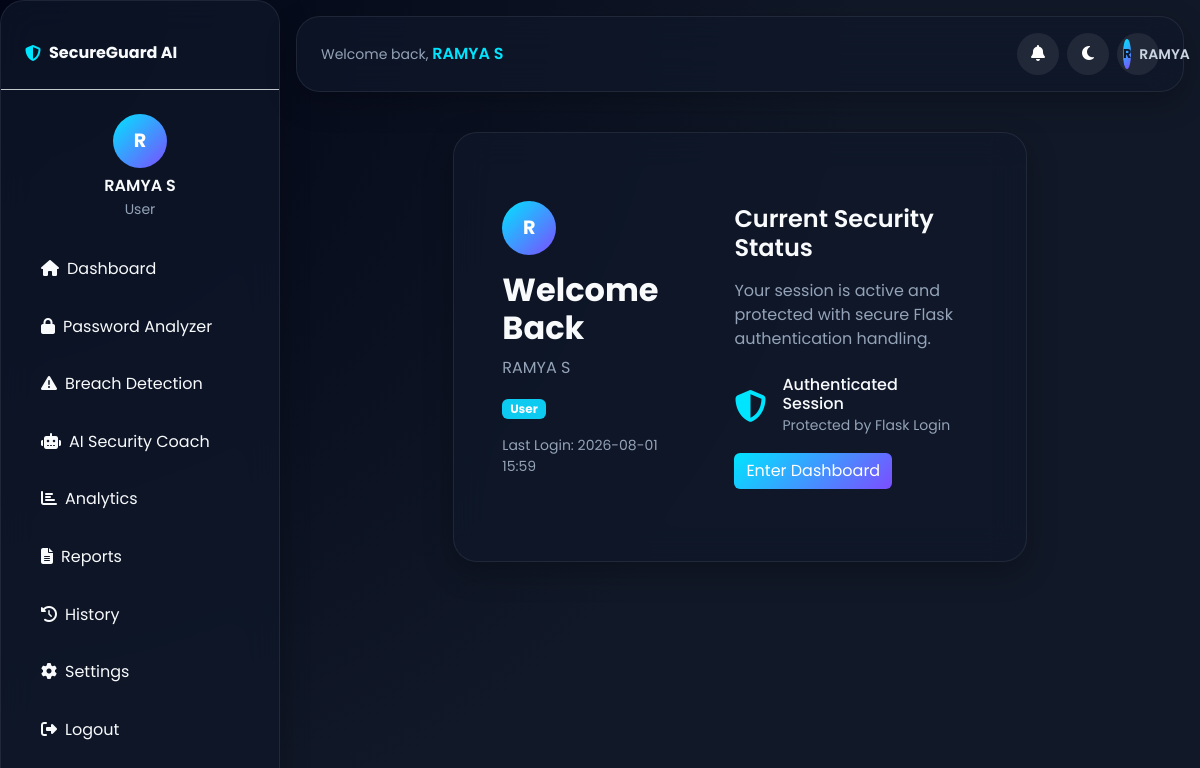
/welcome (signed in), run on the app's committed database.
### models.py (models this page shows, shortened)
class User(db.Model, UserMixin):
    __tablename__ = "users"
    id = db.Column(db.Integer, primary_key=True)
    full_name = db.Column(db.String(80), nullable=False)
    email = db.Column(db.String(120), unique=True, nullable=False)
    password_hash = db.Column(db.String(255), nullable=False)
    avatar = db.Column(db.String(255), default="")
    role = db.Column(db.String(40), default="user")
    created_at = db.Column(db.DateTime, default=datetime.utcnow, nullable=False)
    last_login = db.Column(db.DateTime, default=None)
    is_active = db.Column(db.Boolean, default=True, nullable=False)
    analyses = db.relationship(
        "PasswordAnalysis", backref="user", lazy="dynamic", cascade="all, delete-orphan"
    )

### auth.py (the view)
@auth_bp.route("/welcome")
@login_required
def welcome():
    return render_template("welcome.html")

### app.py (called while the page is built)
@login_manager.user_loader
def load_user(user_id: str):
    return User.query.get(int(user_id))

### templates/welcome.html (shortened to what this page needs)
{% extends "base.html" %}
{% block content %}
<div class="container-fluid px-4 py-4">
  <div class="row justify-content-center">
    <div class="col-xl-8">
      <div class="glass-card p-4 p-md-5 welcome-card">
        <div class="row g-4 align-items-center">
          <div class="col-lg-5 text-center text-lg-start">
            <div class="avatar-circle welcome-avatar mb-3">
              {{ current_user.full_name[0].upper() if current_user.full_name else 'U' }}
            </div>
            <h2 class="fw-bold mb-2">Welcome Back</h2>
            <p class="text-muted mb-3">{{ current_user.full_name }}</p>
            <div class="badge bg-info text-dark mb-3">{{ current_user.role.title() }}</div>
            <p class="small text-muted">Last Login: {{ current_user.last_login.strftime('%Y-%m-%d %H:%M') if current_user.last_login else 'Just now' }}</p>
          </div>
          <div class="col-lg-7">
            <div class="welcome-panel p-4 rounded-4">
              <h4 class="fw-semibold mb-3">Current Security Status</h4>
              <p class="text-muted mb-4">Your session is active and protected with secure Flask authentication handling.</p>
              <div class="d-flex align-items-center gap-3 mb-3">
                <i class="fa-solid fa-shield-halved fa-2x text-accent"></i>
                <div>
                  <h6 class="mb-0">Authenticated Session</h6>
                  <small class="text-muted">Protected by Flask Login</small>
                </div>
              </div>
              <a href="{{ url_for('index') }}" class="btn btn-accent">Enter Dashboard</a>
            </div>
          </div>
        </div>
      </div>
    </div>
  </div>
</div>
{% endblock %}

### templates/base.html (shortened to what this page needs)
<!DOCTYPE html>
<html lang="en">
<head>
  <link href="https://cdn.jsdelivr.net/npm/bootstrap@5.3.3/dist/css/bootstrap.min.css" rel="stylesheet" />
  <link href="https://cdnjs.cloudflare.com/ajax/libs/font-awesome/6.5.2/css/all.min.css" rel="stylesheet" />
  <link href="https://cdn.jsdelivr.net/npm/bootstrap-icons@1.11.2/font/bootstrap-icons.css" rel="stylesheet" />
  <link href="https://cdnjs.cloudflare.com/ajax/libs/animate.css/4.1.1/animate.min.css" rel="stylesheet" />
  <link href="https://unpkg.com/aos@2.3.1/dist/aos.css" rel="stylesheet" />
  <link rel="stylesheet" href="{{ url_for('static', filename='css/style.css') }}" />
</head>
<body class="dark-theme">
  {% set authenticated = current_user.is_authenticated %}
  {% if authenticated %}
  <div class="app-shell">
    <aside class="sidebar glass-card" id="sidebarPanel">
      <div class="p-4 border-bottom border-secondary-subtle">
        <a class="navbar-brand fw-bold d-flex align-items-center" href="{{ url_for('auth.dashboard') }}">
          <i class="fa-solid fa-shield-halved me-2 text-accent"></i>
          <span>SecureGuard AI</span>
        </a>
      </div>
      <div class="p-4">
        <div class="profile-card mb-4">
          <div class="avatar-circle mb-2">
            {{ current_user.full_name[0].upper() if current_user.full_name else 'U' }}
          </div>
          <h6 class="mb-1">{{ current_user.full_name }}</h6>
          <p class="text-muted small mb-0">{{ current_user.role.title() }}</p>
        </div>
        <ul class="nav flex-column gap-2">
          <li><a class="sidebar-link{% if request.endpoint == 'auth.dashboard' %} active{% endif %}" href="{{ url_for('auth.dashboard') }}"><i class="fas fa-home me-2"></i>Dashboard</a></li>
          <li><a class="sidebar-link{% if request.endpoint == 'auth.analyzer' %} active{% endif %}" href="{{ url_for('auth.analyzer') }}"><i class="fas fa-lock me-2"></i>Password Analyzer</a></li>
          <li><a class="sidebar-link{% if request.endpoint == 'auth.breach_detection' %} active{% endif %}" href="{{ url_for('auth.breach_detection') }}"><i class="fas fa-exclamation-triangle me-2"></i>Breach Detection</a></li>
          <li><a class="sidebar-link{% if request.endpoint == 'auth.ai_security_coach' %} active{% endif %}" href="{{ url_for('auth.ai_security_coach') }}"><i class="fas fa-robot me-2"></i>AI Security Coach</a></li>
          <li><a class="sidebar-link{% if request.endpoint == 'auth.analytics' %} active{% endif %}" href="{{ url_for('auth.analytics') }}"><i class="fas fa-chart-bar me-2"></i>Analytics</a></li>
          <li><a class="sidebar-link{% if request.endpoint == 'auth.reports' %} active{% endif %}" href="{{ url_for('auth.reports') }}"><i class="fas fa-file-alt me-2"></i>Reports</a></li>
          <li><a class="sidebar-link{% if request.endpoint == 'auth.history' %} active{% endif %}" href="{{ url_for('auth.history') }}"><i class="fas fa-history me-2"></i>History</a></li>
          <li><a class="sidebar-link{% if request.endpoint == 'auth.settings' %} active{% endif %}" href="{{ url_for('auth.settings') }}"><i class="fas fa-cog me-2"></i>Settings</a></li>
          <li><a class="sidebar-link" href="{{ url_for('auth.logout') }}"><i class="fas fa-sign-out-alt me-2"></i>Logout</a></li>
        </ul>
      </div>
    </aside>
    <div class="main-panel">
      <nav class="topbar glass-card">
        <div class="d-flex justify-content-between align-items-center w-100">
          <div class="d-flex align-items-center gap-3">
            <div class="d-none d-md-block">
              <span class="text-muted small">Welcome back, </span>
              <span class="fw-semibold text-accent">{{ current_user.full_name }}</span>
            </div>
          </div>
          <div class="d-flex align-items-center gap-2">
            <div class="dropdown">
              <button class="icon-btn position-relative"
                      type="button"
                      id="notifDropdown"
                      data-bs-toggle="dropdown"
                      aria-expanded="false"
                      aria-label="Notifications">
                <i class="fa-solid fa-bell"></i>
                {% set _cnt = notif_count | default(0) %}
              </button>
                {% set notifs = notifications | default([]) %}
            </div>
            <button class="icon-btn" type="button" data-theme-toggle aria-label="Toggle theme">
              <i class="fa-solid fa-moon"></i>
            </button>
            <div class="dropdown">
              <button class="icon-btn dropdown-toggle d-flex align-items-center gap-2"
                      type="button"
                      data-bs-toggle="dropdown"
                      aria-expanded="false">
                <span class="topbar-avatar">
                  {{ current_user.full_name[0].upper() if current_user.full_name else 'U' }}
                </span>
                <span class="d-none d-md-inline small fw-semibold">
                  {{ current_user.full_name.split()[0] }}
                </span>
              </button>
            </div>
          </div>
        </div>
      </nav>
      <main class="content-area">
  {% endif %}
    {% block content %}{% endblock %}
  </main>
  {% if authenticated %}
    </div>
  </div>
  {% endif %}
</body>
</html>

### static/css/style.css (style rules this page uses)
:root { --bg: #0f172a; --bg-soft: #111c34; --accent: #00e5ff; --accent-2: #7c4dff; --text: #f8fafc; --text-secondary: #cbd5e1; --muted: #94a3b8; --placeholder: #64748b; }
body { font-family: 'Poppins', sans-serif; background: radial-gradient(circle at top left, #172554, var(--bg) 60%); color: var(--text); min-height: 100vh; }
body.dark-theme { background: radial-gradient(circle at top left, #020617, #111827 60%); }
.text-muted { color: var(--muted) !important; }
.text-sm, small, .small { font-size: 0.875rem; color: var(--text-secondary); }
.app-shell { display: flex; min-height: 100vh; }
.sidebar { width: 280px; min-height: 100vh; border-radius: 0 28px 28px 0; padding: 1rem 0; transition: transform 0.25s ease; }
.main-panel { flex: 1; display: flex; flex-direction: column; }
.topbar { padding: 1rem 1.5rem; margin: 1rem; border-radius: 20px; }
.content-area { padding-bottom: 2rem; }
.glass-nav, .glass-card, .footer-section, .dropdown-menu { background: rgba(15, 23, 42, 0.7); backdrop-filter: blur(18px); -webkit-backdrop-filter: blur(18px); border: 1px solid rgba(255, 255, 255, 0.08); box-shadow: 0 10px 30px rgba(0, 0, 0, 0.25); }
.navbar-brand, .nav-link { color: var(--text) !important; }
.text-accent { color: var(--accent) !important; }
.btn-accent { background: linear-gradient(135deg, var(--accent), var(--accent-2)); border: none; color: #fff; }
.glass-card { border-radius: 24px; transition: transform 0.3s ease, box-shadow 0.3s ease; }
.sidebar-link { display: block; padding: 0.8rem 1rem; border-radius: 14px; color: var(--text); text-decoration: none; transition: background 0.2s ease; }
.profile-card { text-align: center; }
.profile-card h6 { color: var(--text); font-weight: 600; }
.profile-card p { color: var(--muted); font-size: 0.875rem; }
.avatar-circle { width: 54px; height: 54px; border-radius: 50%; display: inline-flex; align-items: center; justify-content: center; background: linear-gradient(135deg, var(--accent), var(--accent-2)); color: #fff; font-weight: 700; font-size: 1.2rem; }
.icon-btn { border: none; background: rgba(255,255,255,0.08); color: white; border-radius: 50%; width: 42px; height: 42px; }
.badge { color: var(--text) !important; }
h1, h2, h3, h4, h5, h6 { color: var(--text); }
p { color: var(--text-secondary); }
a { color: var(--accent); transition: color 0.2s ease; }
.glass-card { transition: all 0.3s ease; }
.topbar-avatar { width: 30px; height: 30px; border-radius: 50%; background: linear-gradient(135deg, var(--accent, #00e5ff), #7c4dff); color: #0f172a; display: inline-flex; align-items: center; justify-content: center; font-weight: 700; font-size: 0.8rem; }

### data on the page
User: full_name "R", full_name "RAMYA S", role "User", full_name "RAMYA", last_login "2026-08-01 15:59"
